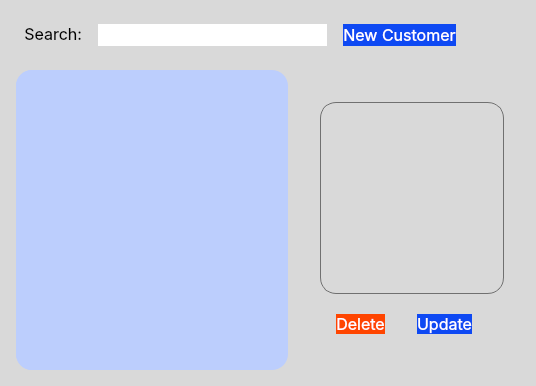
        <widget class="QWidget" name="customer_view">
         <property name="styleSheet">
          <string notr="true">#customer_view{
	background-color: #ffffff;
	border-radius: 0px;
}
QWidget{
	background: rgb(217, 217, 217);
	border-radius: 16px;
}
#list_item_2{
	background: rgb(188, 206, 253);
	border-radius: 16px;
}

QPushButton{
	color: white;
	background-color:rgb(14, 73, 243);
}
</string>
         </property>
         <layout class="QGridLayout" name="gridLayout_4" rowstretch="1,11" columnstretch="13,7">
          <property name="leftMargin">
           <number>16</number>
          </property>
          <property name="topMargin">
           <number>16</number>
          </property>
          <property name="rightMargin">
           <number>16</number>
          </property>
          <property name="bottomMargin">
           <number>16</number>
          </property>
          <property name="spacing">
           <number>16</number>
          </property>
          <item row="0" column="0" colspan="2">
           <widget class="QWidget" name="head_bar_2" native="true">
            <property name="styleSheet">
             <string notr="true">QPushButton{
	margin: 0px 48px 0px 0px;
	color: white;
	background-color:rgb(14, 73, 243);
}</string>
            </property>
            <layout class="QHBoxLayout" name="horizontalLayout_4" stretch="1,7,2">
             <property name="spacing">
              <number>16</number>
             </property>
             <property name="leftMargin">
              <number>8</number>
             </property>
             <property name="topMargin">
              <number>8</number>
             </property>
             <property name="rightMargin">
              <number>16</number>
             </property>
             <property name="bottomMargin">
              <number>8</number>
             </property>
             <item>
              <widget class="QLabel" name="label_3">
               <property name="font">
                <font>
                 <family>Inter</family>
                 <pointsize>12</pointsize>
                </font>
               </property>
               <property name="text">
                <string>Search:</string>
               </property>
               <property name="alignment">
                <set>Qt::AlignRight|Qt::AlignTop|Qt::AlignTrailing</set>
               </property>
              </widget>
             </item>
             <item>
              <widget class="QLineEdit" name="txt_search_customer">
               <property name="sizePolicy">
                <sizepolicy hsizetype="Expanding" vsizetype="Expanding">
                 <horstretch>0</horstretch>
                 <verstretch>0</verstretch>
                </sizepolicy>
               </property>
               <property name="font">
                <font>
                 <family>Inter</family>
                 <pointsize>12</pointsize>
                </font>
               </property>
               <property name="styleSheet">
                <string notr="true">background-color: #fff;</string>
               </property>
               <property name="text">
                <string/>
               </property>
              </widget>
             </item>
             <item>
              <widget class="QPushButton" name="btn_add_customer">
               <property name="sizePolicy">
                <sizepolicy hsizetype="Minimum" vsizetype="Expanding">
                 <horstretch>0</horstretch>
                 <verstretch>0</verstretch>
                </sizepolicy>
               </property>
               <property name="font">
                <font>
                 <family>Inter</family>
                 <pointsize>12</pointsize>
                 <fontweight>Medium</fontweight>
                </font>
               </property>
               <property name="text">
                <string>New Customer</string>
               </property>
              </widget>
             </item>
            </layout>
           </widget>
          </item>
          <item row="1" column="0">
           <widget class="QWidget" name="list_view" native="true">
            <property name="styleSheet">
             <string notr="true">QWidget{
	background:rgb(188, 206, 253);
	border-radius: 16px;
}

QScrollBar:horizontal {
    border: 0px;
    background:rgb(217, 217, 217);
    height: 4px;
    margin: 0px 0px 0 40px;
}       
QScrollBar::handle:horizontal {
    background: rgb(112, 112, 112);
    min-width: 32px;
}        
QScrollBar::add-line:horizontal {
    border: 0px;
    background: rgb(188, 206, 253);
    width: 64px;
    subcontrol-position: left;
    subcontrol-origin: margin;
}

QScrollBar::sub-line:horizontal {
    border: 0px;
    background: rgb(188, 206, 253);
    width: 64px;
    subcontrol-position: right;
    subcontrol-origin: margin;
}

QScrollBar:vertical {
    border: 0px;
	width: 4px;
    background:rgb(217, 217, 217);
    margin: 26px 0px 0px 0px;
}       
QScrollBar::handle:vertical {
    background: rgb(112, 112, 112);
    min-height: 32px;
}        
QScrollBar::add-line:vertical {
    border: 0px;
    background: rgb(188, 206, 253);
    height: 64px;
    subcontrol-position: top;
    subcontrol-origin: margin;
}

QScrollBar::sub-line:vertical {
    border: 0px;
    background: rgb(188, 206, 253);
    height: 64px;
    subcontrol-position: bottom;
    subcontrol-origin: margin;
}


QHeaderView{
	background-color: rgb(188, 206, 253);
}

QHeaderView::section {
    background-color: rgb(188, 206, 253);
	color: rgb(112, 112, 112);
	border: 0px;
	padding: 2px 4px 2px 4px;		
	font-size: 12px;
	font-family: Inter; 
	font-weight: bold;
}
QTableCornerButton::section {
    background-color: rgb(188, 206, 253);
	border-top-left-radius: 16px;
}

QTableWidget { 
	background-color: #ffffff;
	border-width: 0px;
	border-top-left-radius: 16px;
}

QLineEdit, QDateEdit, QComboBox, QTextEdit{
	background-color: #ffffff;
	padding-left: 16px;
}

QTableWidget::item {
	padding-left: 16px;
}

QPushButton, QLabel {
	color: rgb(112, 112, 112);
}

QPushButton:hover {
	color: #fff;
}
</string>
            </property>
            <layout class="QHBoxLayout" name="horizontalLayout_2">
             <property name="spacing">
              <number>0</number>
             </property>
             <property name="leftMargin">
              <number>0</number>
             </property>
             <property name="topMargin">
              <number>0</number>
             </property>
             <property name="rightMargin">
              <number>32</number>
             </property>
             <property name="bottomMargin">
              <number>0</number>
             </property>
             <item>
              <widget class="CustomTableView" name="table_customer" native="true"/>
             </item>
            </layout>
           </widget>
          </item>
          <item row="1" column="1">
           <widget class="QWidget" name="customer_detail_view" native="true">
            <property name="styleSheet">
             <string notr="true">QTextEdit{
	border: 1px solid rgb(112, 112, 112);
	padding: 8px;
}

QScrollBar:vertical {
    background: rgb(217, 217, 217);
    margin: 0px 0px 0px 0px;
}      </string>
            </property>
            <layout class="QVBoxLayout" name="verticalLayout_5" stretch="11,1">
             <property name="spacing">
              <number>16</number>
             </property>
             <property name="leftMargin">
              <number>16</number>
             </property>
             <property name="topMargin">
              <number>32</number>
             </property>
             <property name="rightMargin">
              <number>16</number>
             </property>
             <property name="bottomMargin">
              <number>32</number>
             </property>
             <item>
              <widget class="QTextEdit" name="info_customer">
               <property name="font">
                <font>
                 <family>Inter</family>
                 <pointsize>12</pointsize>
                </font>
               </property>
               <property name="frameShape">
                <enum>QFrame::Box</enum>
               </property>
               <property name="frameShadow">
                <enum>QFrame::Plain</enum>
               </property>
               <property name="lineWidth">
                <number>0</number>
               </property>
               <property name="horizontalScrollBarPolicy">
                <enum>Qt::ScrollBarAlwaysOff</enum>
               </property>
               <property name="readOnly">
                <bool>true</bool>
               </property>
               <property name="html">
                <string>&lt;!DOCTYPE HTML PUBLIC &quot;-//W3C//DTD HTML 4.0//EN&quot; &quot;http://www.w3.org/TR/REC-html40/strict.dtd&quot;&gt;
&lt;html&gt;&lt;head&gt;&lt;meta name=&quot;qrichtext&quot; content=&quot;1&quot; /&gt;&lt;meta charset=&quot;utf-8&quot; /&gt;&lt;style type=&quot;text/css&quot;&gt;
p, li { white-space: pre-wrap; }
hr { height: 1px; border-width: 0; }
li.unchecked::marker { content: &quot;\2610&quot;; }
li.checked::marker { content: &quot;\2612&quot;; }
&lt;/style&gt;&lt;/head&gt;&lt;body style=&quot; font-family:'Inter'; font-size:12pt; font-weight:400; font-style:normal;&quot;&gt;
&lt;p style=&quot;-qt-paragraph-type:empty; margin-top:0px; margin-bottom:0px; margin-left:0px; margin-right:0px; -qt-block-indent:0; text-indent:0px;&quot;&gt;&lt;br /&gt;&lt;/p&gt;&lt;/body&gt;&lt;/html&gt;</string>
               </property>
              </widget>
             </item>
             <item>
              <layout class="QHBoxLayout" name="horizontalLayout_3" stretch="1,1">
               <property name="spacing">
                <number>32</number>
               </property>
               <property name="leftMargin">
                <number>16</number>
               </property>
               <property name="topMargin">
                <number>4</number>
               </property>
               <property name="rightMargin">
                <number>32</number>
               </property>
               <property name="bottomMargin">
                <number>4</number>
               </property>
               <item>
                <widget class="QPushButton" name="btn_del_customer">
                 <property name="sizePolicy">
                  <sizepolicy hsizetype="Expanding" vsizetype="Expanding">
                   <horstretch>0</horstretch>
                   <verstretch>0</verstretch>
                  </sizepolicy>
                 </property>
                 <property name="font">
                  <font>
                   <family>Inter</family>
                   <pointsize>12</pointsize>
                   <fontweight>Medium</fontweight>
                  </font>
                 </property>
                 <property name="styleSheet">
                  <string notr="true">background-color: #FF4500;</string>
                 </property>
                 <property name="text">
                  <string>Delete</string>
                 </property>
                </widget>
               </item>
               <item>
                <widget class="QPushButton" name="btn_update_customer">
                 <property name="sizePolicy">
                  <sizepolicy hsizetype="Expanding" vsizetype="Expanding">
                   <horstretch>0</horstretch>
                   <verstretch>0</verstretch>
                  </sizepolicy>
                 </property>
                 <property name="font">
                  <font>
                   <family>Inter</family>
                   <pointsize>12</pointsize>
                   <fontweight>Medium</fontweight>
                  </font>
                 </property>
                 <property name="text">
                  <string>Update</string>
                 </property>
                </widget>
               </item>
              </layout>
             </item>
            </layout>
           </widget>
          </item>
         </layout>
        </widget>
